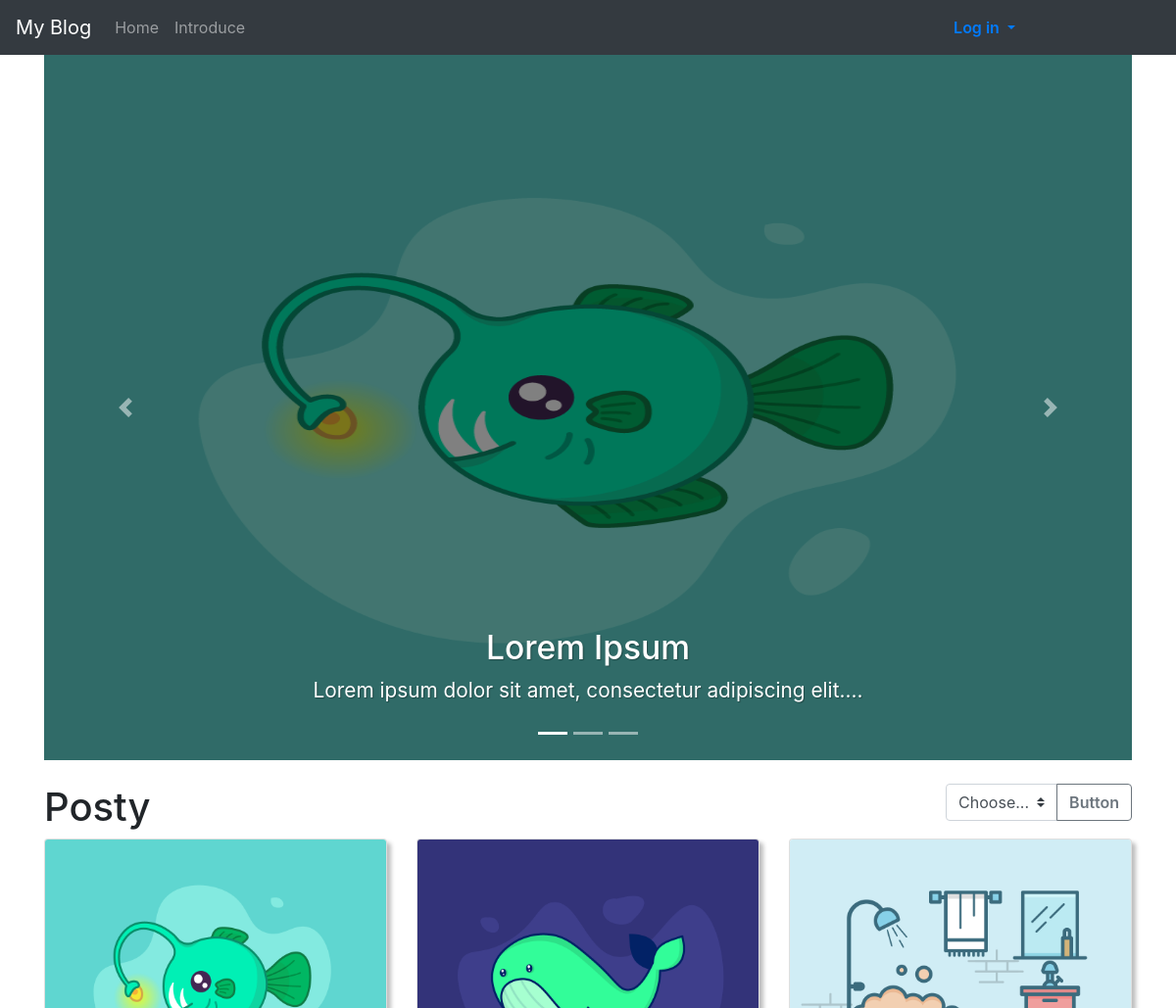
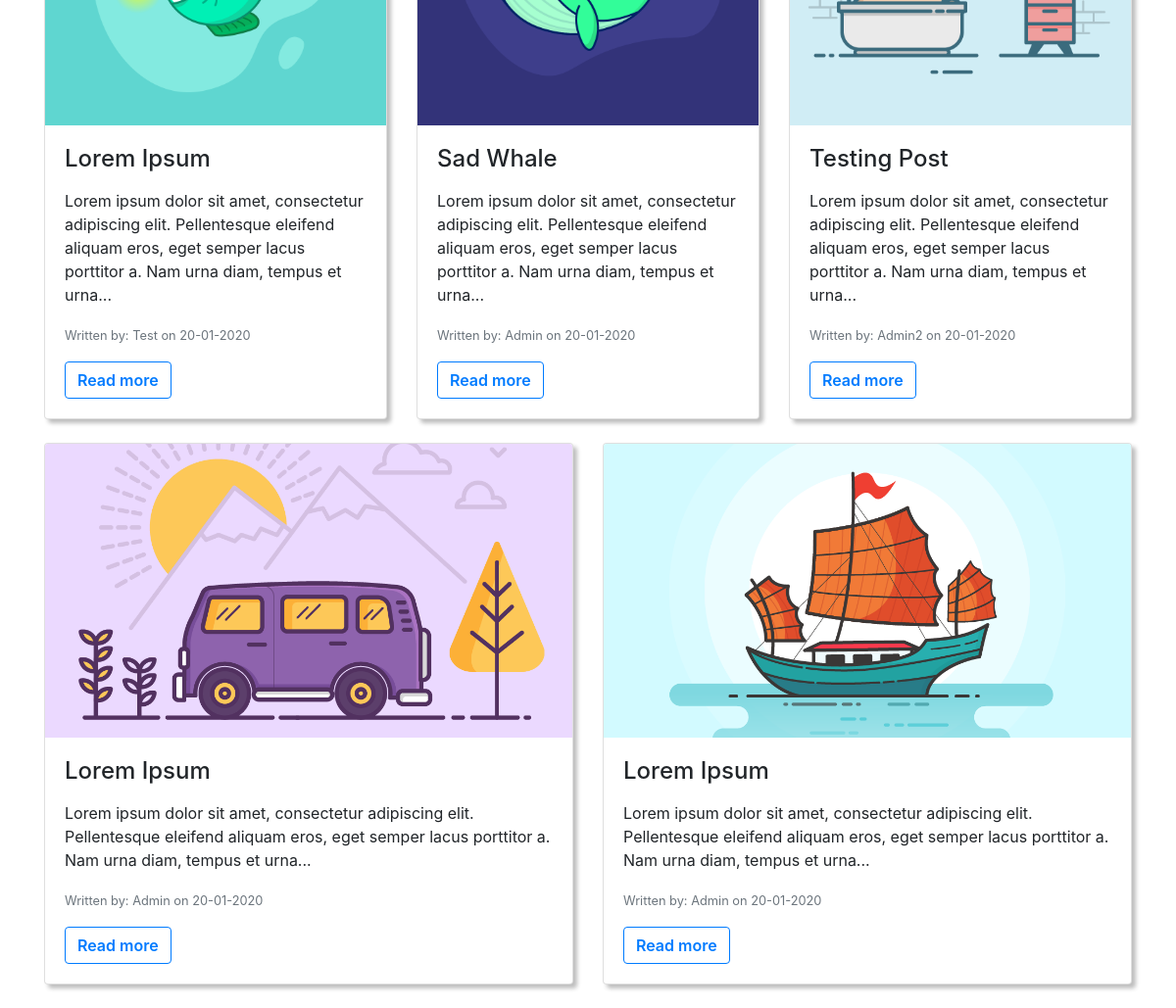
The page / on the database its author committed (2 pictures, top to bottom).
### project/model.py (models this page shows, shortened)
class Post(db.Model):
    id = db.Column(db.Integer, primary_key=True)
    image_file = db.Column(db.String(30), nullable=False)
    title = db.Column(db.String(100), nullable=False)
    content = db.Column(db.Text, nullable=False)
    author = db.Column(db.String(20), nullable=False, default='Admin')
    date_posted = db.Column(db.DateTime, nullable=False,
                            default=datetime.utcnow)

### project/routes.py (the view)
@app.route('/', methods=['GET', 'POST'])
def posts():
    select = request.form.get('comp_select')
    form = LoginForm()
    if str(select) == "2":
        posts = Post.query.order_by(asc(Post.date_posted)).all()
    else:
        posts = Post.query.order_by(desc(Post.date_posted)).all()
    return render_template("posts.html", posts=posts, form=form)

### project/form.py
class LoginForm(FlaskForm):
    email = StringField('Email', validators=[DataRequired(), Email()])
    password = PasswordField('Password', validators=[DataRequired()])
    submit = SubmitField('Log in')

### project/templates/posts.html (shortened to what this page needs)
{% extends "base.html" %}
{% block body %}
<div id="carouselExampleCaptions" class="carousel slide" data-ride="carousel">
    <ol class="carousel-indicators">
        <li data-target="#carouselExampleCaptions" data-slide-to="0" class="active"></li>
        <li data-target="#carouselExampleCaptions" data-slide-to="1"></li>
        <li data-target="#carouselExampleCaptions" data-slide-to="2"></li>
    </ol>
    <div class="carousel-inner">
        {% for i in range(0,3) %}
        {% if i == 0 %}
        <div class="carousel-item active">
            <img src="../static/img/{{posts[i].image_file}}" class="d-block w-100" alt="...">
            <a href="/post/more/{{posts[i].id}}">
                <div class="carousel-caption d-none d-md-block">
                    <h5>{{posts[i].title}}</h5>
                    <p>{{posts[i].content|truncate(60)}}</p>
                </div>
            </a>
        </div>
        {% endif %}
        {% endfor %}
    </div>
    <a class="carousel-control-prev" href="#carouselExampleCaptions" role="button" data-slide="prev">
        <span class="carousel-control-prev-icon" aria-hidden="true"></span>
    </a>
    <a class="carousel-control-next" href="#carouselExampleCaptions" role="button" data-slide="next">
        <span class="carousel-control-next-icon" aria-hidden="true"></span>
    </a>
</div>
<div class="post-container">
    <br>
    <nav class="d-flex justify-content-between">
        <h1>Posty</h1>
        <form action='/' method="POST">
            <div class="input-group">
                <select class="custom-select" name="comp_select" id="inputGroupSelect04">
                    <option hidden>Choose...</option>
                </select>
                <div class="input-group-append">
                    <button type="submit" class="btn btn-outline-secondary" type="button">Button</button>
                </div>
            </div>
        </form>
    </nav>
    <div class="row">
        {% for post in posts%}
        <div class="col-sm">
            <div class="card mb-4">
                <img src="../static/img/{{post.image_file}}" class="card-img-top img-fluid" alt="obrazek">
                <div class="card-body">
                    <h4 class="card-title">{{post.title}}</h4>
                        <p class="card-text">
                            <p>{{post.content|truncate(160)}}</p>
                        </p>
                        <p class="card-text"><small class="text-muted">Written by: {{post.author}} on
                                {{post.date_posted.strftime('%d-%m-%Y')}}</small>
                        </p>
                        <a href="/post/more/{{post.id}}" class="btn btn-outline-primary">Read more</a>
                </div>
            </div>
        </div>
        {%endfor%}
    </div>
</div>
{% endblock body %}

### project/static/styles/stylee.css (style rules this page uses)
* { font-family: 'Roboto', sans-serif; }
body { height: 100vh; }
a { text-align: center; text-decoration: none; }
.carousel-item>img { filter: brightness(50%); width:1280px; height: 720px; }
.carousel-caption>h5 { font-size: 2.1rem; text-shadow: 1px 1px 1px rgba(0, 0, 0, 0.315); }
.carousel-caption>p { font-size: 1.3rem; text-shadow: 1px 1px 1px rgba(0, 0, 0, 0.315); }
.card { min-width: 300px; box-shadow: 4px 4px 4px rgba(0, 0, 0, 0.26); }
.card>img { height: 300px; object-fit: cover; }
.btn { font-weight: 600; }

### rows shown on the page
Post: image_file (picture), title "Lorem Ipsum", content "Lorem ipsum dolor sit amet, consectetur adipiscing elit....", title "Lorem Ipsum", content "Lorem ipsum dolor sit amet, consectetur adipiscing elit. Pellentesque eleifend aliquam eros, eget semper lacus porttitor a. Nam urna diam, tempus et urna...", author "Test", date_posted "20-01-2020"
Post: image_file (picture), title "Sad Whale", content "Lorem ipsum dolor sit amet, consectetur adipiscing elit. Pellentesque eleifend aliquam eros, eget semper lacus porttitor a. Nam urna diam, tempus et urna...", author "Admin", date_posted "20-01-2020"
Post: image_file (picture), title "Testing Post", content "Lorem ipsum dolor sit amet, consectetur adipiscing elit. Pellentesque eleifend aliquam eros, eget semper lacus porttitor a. Nam urna diam, tempus et urna...", author "Admin2", date_posted "20-01-2020"
Post: image_file (picture), title "Lorem Ipsum", content "Lorem ipsum dolor sit amet, consectetur adipiscing elit. Pellentesque eleifend aliquam eros, eget semper lacus porttitor a. Nam urna diam, tempus et urna...", author "Admin", date_posted "20-01-2020"
Post: image_file (picture), title "Lorem Ipsum", content "Lorem ipsum dolor sit amet, consectetur adipiscing elit. Pellentesque eleifend aliquam eros, eget semper lacus porttitor a. Nam urna diam, tempus et urna...", author "Admin", date_posted "20-01-2020"
